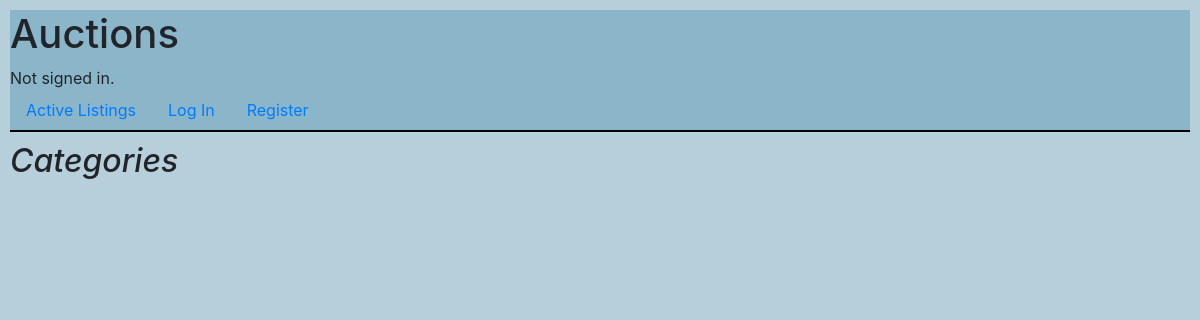
The page /categories on the database as committed earlier.
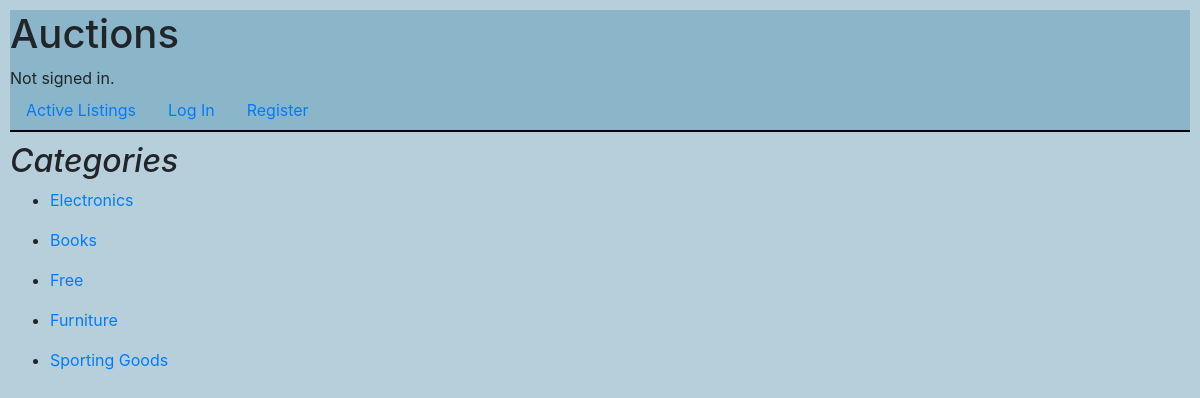
The same page on the database as committed later.
### auctions/models.py (models this page shows)
class Category(models.Model):
    name = models.CharField(max_length=15)
    def __str__(self):
        return f"{self.name}"
    class Meta:
        verbose_name_plural = "categories"

### auctions/views.py (the view)
# urls.py: path("categories", views.categories, name="categories"),
def categories(request):
    categories_list = Category.objects.all()
    return render(request, "auctions/categories.html", {
        "categories": categories_list,
    })

### auctions/templates/auctions/categories.html
{% extends "auctions/layout.html" %}
{% block body %}
    <h2><i>Categories</i></h2>
    {% for category in categories %}
        <ul>
            <li>
                <a href="{% url 'category_listing' category %}">{{ category.name }}</a>
            </li>
        </ul>
    {% endfor %}
{% endblock %}

Rows that differ between the two databases and show on the page:
added Category: name "Electronics"
added Category: name "Books"
added Category: name "Free"
added Category: name "Furniture"
added Category: name "Sporting Goods"
